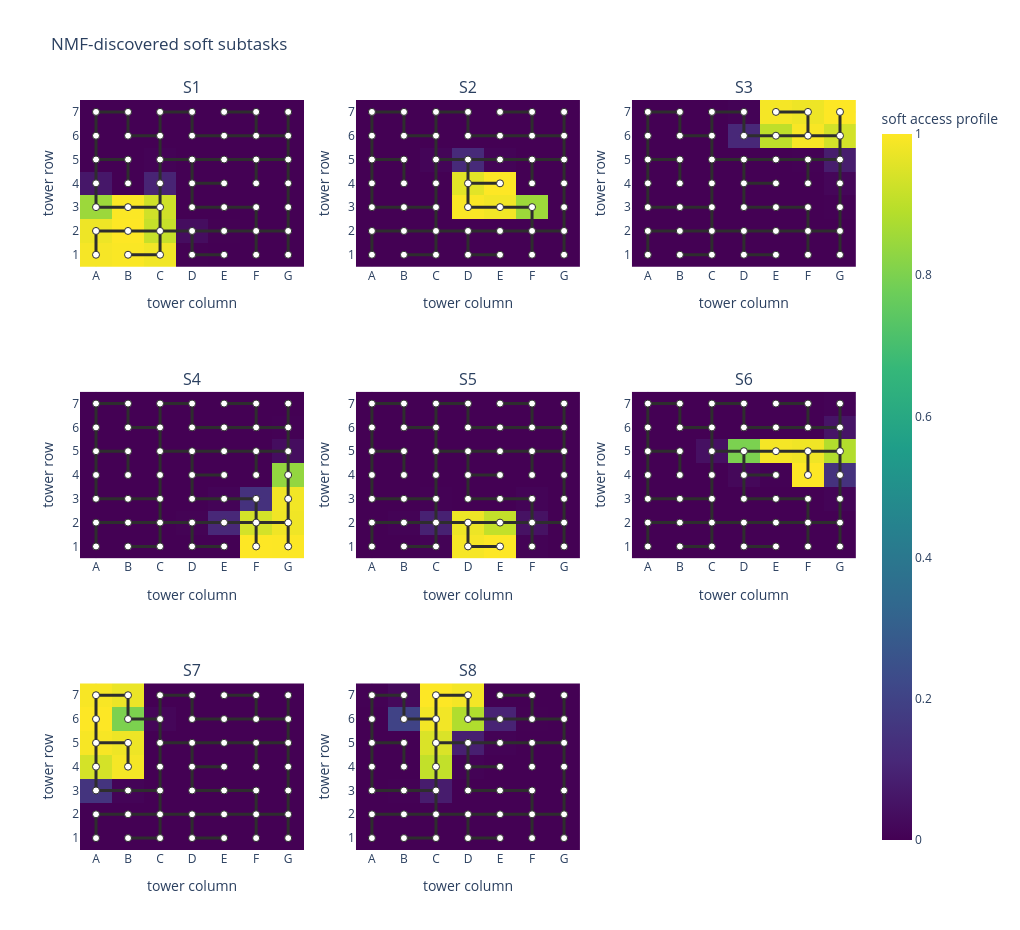

The cell this chart's notebook holds for it:
### Markdown cell above
## 3. Discover the connected distributed basis and construct the initial hierarchy

Discovery runs seeded stochastic KL-NMF, persistently masks secondary islands in each component's tie-safe 95%-mass support, and uses deterministic positive fallbacks when MU reaches a zero-locked boundary. The first table reports one row per restart. The following tables summarize the selected restart and its component supports before the selected basis enters the hierarchy.

### Code cell
from andrew_mlmdp.hierarchy import (
    sample_rollouts,
    sweep_diagnostics,
)

DISCOVERY_RANK = 8
DISCOVERY_CONTROL_COST = 1
DISCOVERY_SUPPORT_MASS = 0.95
DISCOVERY_MAX_PRUNE_REFITS = 3
DISCOVERY_POSITIVE_FALLBACK_ATTEMPTS = 3
DISCOVERY_MAX_ITER = 2000
DISCOVERY_TOLERANCE = 1e-5
DISCOVERY_RESTART_SEEDS = tuple(range(5))

# Hierarchy composition option for the terminal physical-goal boundary,
# before upper termination:
#   "inpainted" - goal boundary inpainted like every subgoal (default).
#   "fixed"     - goal boundary held at the constant goal_reward gauge;
#                 the upper layer reshapes only the subgoal weights.
#   "deferred"  - goal boundary weight forced to exactly zero, so the
#                 composed policy cannot reach the goal directly at all
#                 until an upper-termination event installs the exact
#                 goal-only policy. Toggling this changes the likelihood,
#                 so the Adam fit cache key below picks up the new value
#                 automatically.
GOAL_REWARD_MODE = "deferred"

# Commitment option controlling *when* the exact goal-only policy replaces
# the composed subgoal mixture (independent of GOAL_REWARD_MODE):
#   "termination" - default. The only trigger is the existing stochastic
#                   upper-termination draw at a subgoal access.
#   "radius"      - that draw is disabled entirely; instead, the goal-only
#                   policy is installed unconditionally whenever the agent
#                   is within COMMITMENT_RADIUS grid steps of the goal,
#                   independent of any subgoal access.
#   "both"        - the termination draw stays active and the radius check
#                   is applied on top of it.
# COMMITMENT_RADIUS must be None under "termination" and a non-negative
# integer under "radius"/"both". It is grid-searched, not fitted -- it has
# no gradient, so sweep it manually and compare fits by likelihood. Pairing
# COMMITMENT_MODE="radius" with GOAL_REWARD_MODE="deferred" makes "deferred"
# well-posed for any trajectory: a state one grid step from the goal is
# always within any radius >= 1, so the final approach into the goal is
# always scored by the exact goal-only policy. Both settings are part of
# the Adam fit cache key below, so changing either selects a fresh fit.
COMMITMENT_MODE = "radius"
COMMITMENT_RADIUS = 3

soft_study = discover_subgoals(
    environment,
    ranks=(DISCOVERY_RANK,),
    parameters=NMFConfig(control_cost=DISCOVERY_CONTROL_COST),
    connectivity=NMFConnectivityConfig(
        support_mass=DISCOVERY_SUPPORT_MASS,
        max_prune_refits=DISCOVERY_MAX_PRUNE_REFITS,
        positive_fallback_attempts=(
            DISCOVERY_POSITIVE_FALLBACK_ATTEMPTS
        ),
        restart_seeds=DISCOVERY_RESTART_SEEDS,
    ),
    max_iter=DISCOVERY_MAX_ITER,
    tolerance=DISCOVERY_TOLERANCE,
)
soft_rank_result = soft_study.rank_result(DISCOVERY_RANK)
soft_discovery = soft_rank_result.discovery
if soft_discovery is None:
    failure_summary = {
        restart.seed: restart.reason
        for restart in soft_rank_result.restarts
    }
    raise RuntimeError(
        f"Every connected NMF restart was excluded: {failure_summary}"
    )

selected_nmf_restart = soft_rank_result.restarts[
    soft_rank_result.selected_restart_id
]
assert selected_nmf_restart.eligible
assert selected_nmf_restart.connected_profiles is not None
assert selected_nmf_restart.connected_task_weights is not None
assert np.all(selected_nmf_restart.final_support_connected)
assert np.array_equal(
    soft_discovery.profiles,
    selected_nmf_restart.connected_profiles,
)
assert np.all(
    selected_nmf_restart.connected_profiles[
        selected_nmf_restart.forbidden_mask
    ]
    == 0.0
)

nmf_run_table = pd.DataFrame(
    [
        {
            "restart": restart.restart_id,
            "seed": restart.seed,
            "selected": (
                restart.restart_id
                == soft_rank_result.selected_restart_id
            ),
            "eligible": restart.eligible,
            "reason": restart.reason,
            "KL_initial": restart.unconstrained_kl,
            "KL_connected": restart.connected_kl,
            "delta_KL": restart.delta_kl_connectivity,
            "prune_refit_rounds": restart.prune_refit_rounds,
            "all_fits_converged": all(restart.fit_converged),
            "positive_fallback_attempts": (
                restart.positive_masked_fallback_count
            ),
            "positive_fallback_successes": (
                restart.positive_fallback_success_count
            ),
            "fully_forbidden_states": len(
                restart.fully_forbidden_state_indices
            ),
            "maximum_forbidden_mass_fraction": float(
                restart.discarded_mass_fractions.max()
            ),
        }
        for restart in soft_rank_result.restarts
    ]
).set_index("restart")

selected_nmf_summary = pd.DataFrame(
    [
        {
            "rank": DISCOVERY_RANK,
            "restart": selected_nmf_restart.restart_id,
            "seed": selected_nmf_restart.seed,
            "KL_initial": selected_nmf_restart.unconstrained_kl,
            "KL_connected": selected_nmf_restart.connected_kl,
            "delta_KL_restart": (
                selected_nmf_restart.delta_kl_connectivity
            ),
            "best_unconstrained_restart": (
                soft_rank_result.best_unconstrained_restart_id
            ),
            "best_unconstrained_KL": (
                soft_rank_result.best_unconstrained_kl
            ),
            "delta_KL_rank": soft_rank_result.delta_kl_connectivity,
            "prune_refit_rounds": (
                selected_nmf_restart.prune_refit_rounds
            ),
            "fit_iterations": selected_nmf_restart.fit_iterations,
            "positive_fallback_attempts": (
                selected_nmf_restart.positive_masked_fallback_count
            ),
            "positive_fallback_successes": (
                selected_nmf_restart.positive_fallback_success_count
            ),
        }
    ]
).set_index("restart")

selected_component_table = pd.DataFrame(
    {
        "forbidden_mass_fraction": (
            selected_nmf_restart.discarded_mass_fractions
        ),
        "effective_support_size": (
            selected_nmf_restart.effective_support_sizes
        ),
        "effective_support_fraction": (
            selected_nmf_restart.effective_support_fractions
        ),
        "effective_support_connected": (
            selected_nmf_restart.final_support_connected
        ),
    },
    index=pd.Index(range(DISCOVERY_RANK), name="component"),
)

print(
    "selected NMF restart:",
    soft_rank_result.selected_restart_id,
    "| seed:",
    selected_nmf_restart.seed,
)
display(nmf_run_table)
display(selected_nmf_summary)
display(selected_component_table)
viz.plot_subtasks(soft_discovery).show()

soft_basis = SubgoalBasis.from_profiles(
    maze,
    soft_discovery.profiles,
    core_threshold=0.8,
)
initial_hierarchy_template = environment.hierarchy(
    soft_basis,
    parameters=soft_parameters(DISCOVERY_RANK),
    goal_reward_mode=GOAL_REWARD_MODE,
    commitment_mode=COMMITMENT_MODE,
    commitment_radius=COMMITMENT_RADIUS,
)

print(
    "active fitted parameters:",
    fittable_parameters(initial_hierarchy_template),
)
